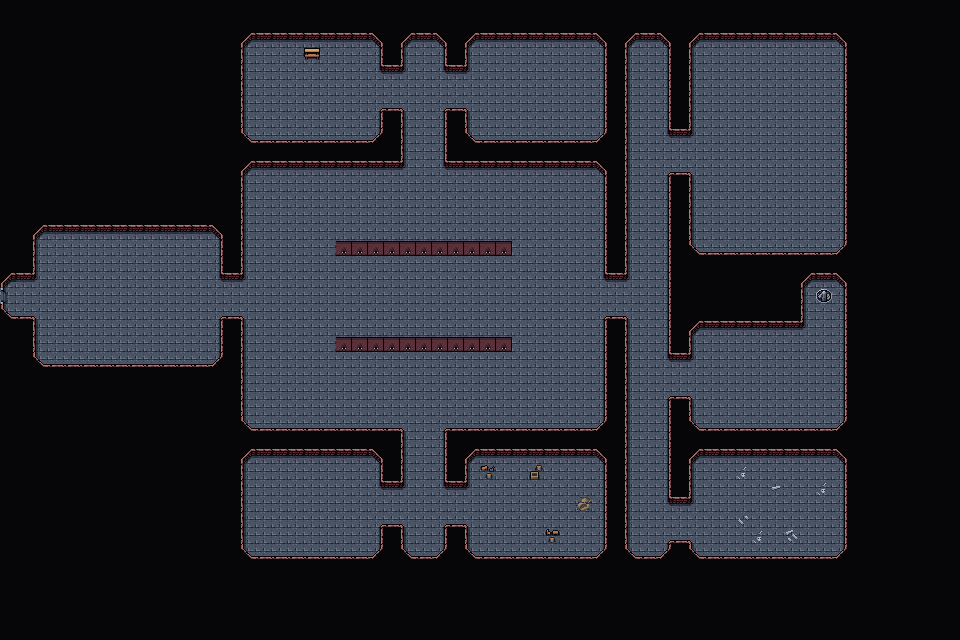

Below is a game level as drawn by its tile map, then a one-line description and the .tmx that defines it (tile-layer data replaced by summaries):
An orthogonal 60x40 tile map with 16x16 px tiles, 4 tile layers (Collision, Background, Walls, Clutter), 2 tilesets and 5 objects.

<map version="1.5" tiledversion="1.7.2" orientation="orthogonal" renderorder="right-down" width="60" height="40" tilewidth="16" tileheight="16" infinite="0" nextlayerid="8" nextobjectid="71">
 <editorsettings>
  <export target="wastetown..tmx" format="tmx" />
 </editorsettings>
 <tileset firstgid="1" source="../tileset/main.tsx" />
 <tileset firstgid="3477" source="../tileset/buildings.tsx" />
 <layer id="7" name="Collision" width="60" height="40">
  <data>[2400 cells, 29 non-empty, 3 distinct tile ids]</data>
 </layer>
 <layer id="1" name="Background" width="60" height="40">
  <data>[2400 cells, 2400 non-empty, 1 distinct tile ids]</data>
 </layer>
 <layer id="2" name="Walls" width="60" height="40">
  <data>[2400 cells, 1619 non-empty, 14 distinct tile ids]</data>
 </layer>
 <layer id="3" name="Clutter" width="60" height="40">
  <properties>
   <property name="spriteLayer" type="bool" value="true" />
  </properties>
  <data>[2400 cells, 37 non-empty, 14 distinct tile ids]</data>
 </layer>
 <objectgroup id="4" name="Objects">
  <object id="65" template="../obj/door_down.tx" x="816.832" y="303.333">
   <properties>
    <property name="teleport" value="maps/map/vampirecastle_4B.tmx" />
    <property name="teleportObjectId" value="66" />
   </properties>
  </object>
  <object id="66" template="../obj/enemy.tx" x="304.333" y="513">
   <properties>
    <property name="enemy" value="Vampire" />
   </properties>
  </object>
  <object id="67" template="../obj/enemy.tx" x="449" y="97.5">
   <properties>
    <property name="enemy" value="Vampire Lord" />
   </properties>
  </object>
  <object id="68" template="../obj/treasure.tx" x="586.167" y="96.5" />
  <object id="70" template="../obj/entry_left.tx" x="3.66667" y="305" />
 </objectgroup>
</map>
